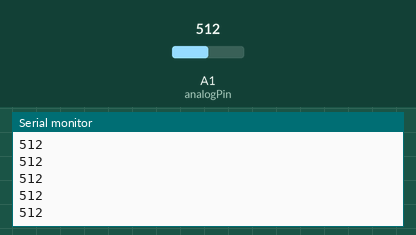
Bench run of a sketch on a simulated Arduino Uno, built with avr-gcc and run on an emulated ATmega328P. On the bench: the last lines printed to the serial monitor. The inputs (shaded band) are chosen by the test bench; at power-on: A1 (analogPin) = 512.

Above: at 1.2 s.
1.3 s: A1 (analogPin) set to 716
At 2.1 s:
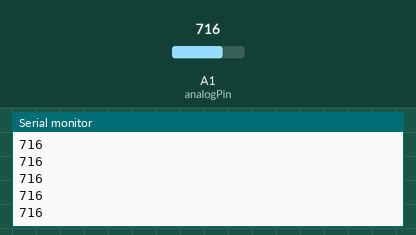
2.8 s: A1 (analogPin) set to 900
At 3.7 s:
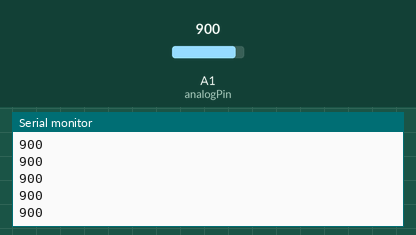
Timing chart, 0 to 5.8 s (numbered marks = the images above; inputs shaded):
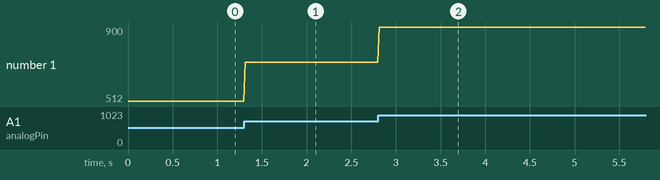

Measured:
- after the input at 1.3 s, the serial monitor: prints a new line at once (image 1)
- after the input at 2.8 s, the serial monitor: prints a new line at once (image 2)
- plotted number 1: 512 → 716 after the input at 1.3 s, 716 → 900 after the input at 2.8 s

The sketch:

gyro_test.ino
```cpp
int analogPin = A1;    // potentiometer wiper (middle terminal) connected to analog pin 3
                       // outside leads to ground and +5V
int val = 0;           // variable to store the value read

void setup()
{
  Serial.begin(9600);              // setup serial
}

void loop()
{
  val = analogRead(analogPin);

  Serial.println(val);
  Serial.flush();

  delay(10);
}

double doubleMap(double val, double dmax, double dmin, double toMax, double toMin) {
  return (val-dmin)/(dmax-dmin)*(toMax-toMin)+toMin;
}

double antiAlias(double val, double lastVal, double pro) {
  if(lastVal == 0) {
    lastVal = 540;
  }
  return val > lastVal*(1+pro) ? lastVal*(1*pro) : val < lastVal*(1-pro) ? lastVal*(1-pro) : val;
}
```
